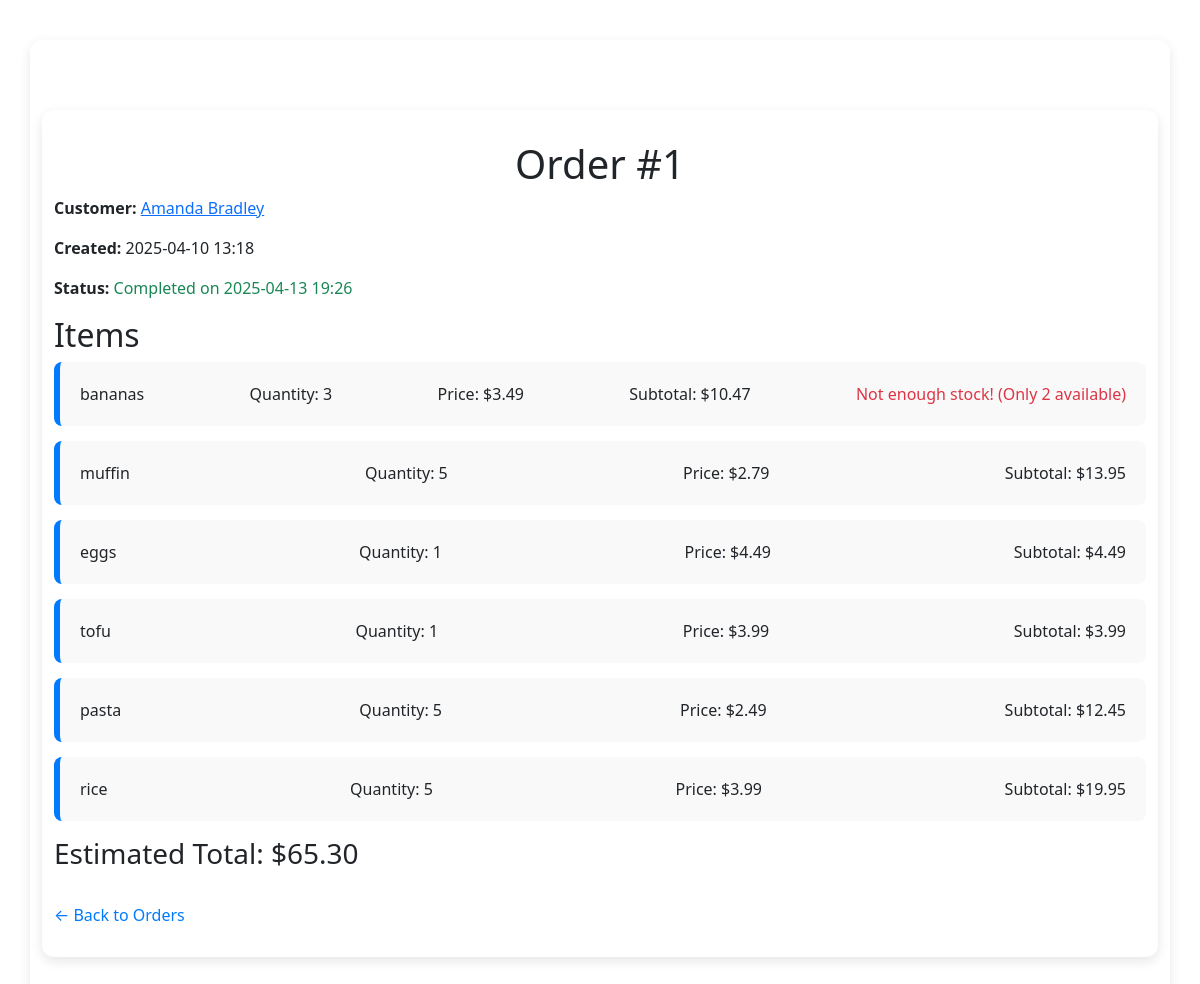
Page /order/1 on the committed database.
### model.py (models this page shows, shortened)
class Order(db.Model):
        __tablename__ = "order"
        id = mapped_column(Integer, primary_key=True, autoincrement=True)
        customer_id = mapped_column(Integer, ForeignKey("customers.id"))
        created = mapped_column(DateTime, default=datetime.now)
        completed = mapped_column(DateTime, nullable=True)
        amount = mapped_column(Float, nullable=True)
        product_order = relationship("ProductOrder", back_populates="order")
        customer = relationship("Customer", back_populates="order")
        def estimate(self):
            total = 0
            for po in self.product_order:
                one = po.product.price * po.qty
                total = total + one
            return total

class Customer(db.Model):
    __tablename__ = "customers"
    id = mapped_column(Integer, primary_key=True, autoincrement=True)
    name = mapped_column(String)
    phone = mapped_column(String)
    order = relationship("Order", back_populates="customer")

class ProductOrder(db.Model):
        __tablename__ = "product_order"
        order_id = mapped_column(Integer, ForeignKey("order.id"), primary_key=True)
        product_id = mapped_column(Integer, ForeignKey("product.id"), primary_key=True)
        qty = mapped_column(Integer, default=0)
        product = relationship("Product", back_populates="product_order")
        order = relationship("Order", back_populates="product_order")

class Product(db.Model):
    __tablename__ = "product"
    id = mapped_column(Integer, primary_key=True, autoincrement=True)
    name = mapped_column(String)
    qty = mapped_column(Integer, default=0)
    price = mapped_column(Float)
    category_id = mapped_column(Integer, ForeignKey("categories.id"))
    category = relationship("Category", back_populates="products")
    product_order = relationship("ProductOrder", back_populates="product")

### app.py (the view)
@app.route("/order/<int:id>")
def order_detail(id):
    order = db.session.execute(db.select(Order).where(Order.id == id)).scalar()
    return render_template("order.html", data = order)

### templates/order.html (shortened to what this page needs)
{% extends "base.html" %}
{% block content %}
<div class="container">
    <h1>Order #{{ data.id }}</h1>
    <p><strong>Customer:</strong>
        <a href="{{ url_for('customer_detail', id=data.customer.id) }}">
            {{ data.customer.name }}
        </a>
    </p>
    <p><strong>Created:</strong> {{ data.created.strftime("%Y-%m-%d %H:%M") }}</p>
    <p><strong>Status:</strong>
        {% if data.completed %}
            <span class="text-success">Completed on {{ data.completed.strftime('%Y-%m-%d %H:%M') }}</span>
        {% else %}
            <span class="text-danger">Pending</span>
        {% endif %}
    </p>
    <h2>Items</h2>
    <ul class="customers-list">
        {% for item in data.product_order %}
        <li>
            <div class="customer-info">
                <span class="customer-name">{{ item.product.name }}</span>
                <span class="customer-phone">Quantity: {{ item.qty }}</span>
                <span class="customer-phone">Price: ${{ "%.2f"|format(item.product.price) }}</span>
                <span class="customer-phone">Subtotal: ${{ "%.2f"|format(item.qty * item.product.price) }}</span>
                {% if item.qty > item.product.qty %}
                    <span class="customer-phone text-danger">
                        Not enough stock! (Only {{ item.product.qty }} available)
                    </span>
                {% endif %}
            </div>
        </li>
        {% endfor %}
    </ul>
    <h3>Estimated Total: ${{ "%.2f"|format(data.estimate()) }}</h3>
    <br>
    <a class="customer-link" href="{{ url_for('show_orders') }}">← Back to Orders</a>
</div>
{% endblock %}

### static/style.css (style rules this page uses)
body { background-color: #a3a2a2; color: #333; font-family: "Segoe UI", Tahoma, Geneva, Verdana, sans-serif; margin: 0; padding: 0; min-height: 100vh; }
.container { background-color: #fff; padding: 30px; margin-top: 40px; margin-bottom: 40px; border-radius: 12px; box-shadow: 0 4px 12px rgba(0, 0, 0, 0.1); max-width: 800px; }
h1 { color: #222; font-weight: 600; text-align: center; margin-bottom: 30px; }
ul.customers-list { list-style: none; padding: 0; }
ul.customers-list li { background-color: #f9f9f9; border-left: 6px solid #007BFF; margin-bottom: 15px; padding: 20px; border-radius: 8px; }
.customer-info { display: flex; justify-content: space-between; flex-wrap: wrap; }
.customer-link { color: #007BFF; text-decoration: none; }

### rows in the picture
Order: id "1", created "2025-04-10 13:18", completed "2025-04-13 19:26"
Customer: customer.name "Amanda Bradley"
ProductOrder: product.name "bananas", qty "3", item.qty*item.product.price "10.47", product.qty "2"
Product: product.price "3.49", estimate "65.30"
ProductOrder: product.name "muffin", qty "5", item.qty*item.product.price "13.95"
Product: product.price "2.79"
ProductOrder: product.name "eggs", qty "1", item.qty*item.product.price "4.49"
Product: product.price "4.49"
ProductOrder: product.name "tofu", qty "1", item.qty*item.product.price "3.99"
Product: product.price "3.99"
ProductOrder: product.name "pasta", qty "5", item.qty*item.product.price "12.45"
Product: product.price "2.49"
ProductOrder: product.name "rice", qty "5", item.qty*item.product.price "19.95"
Product: product.price "3.99"
